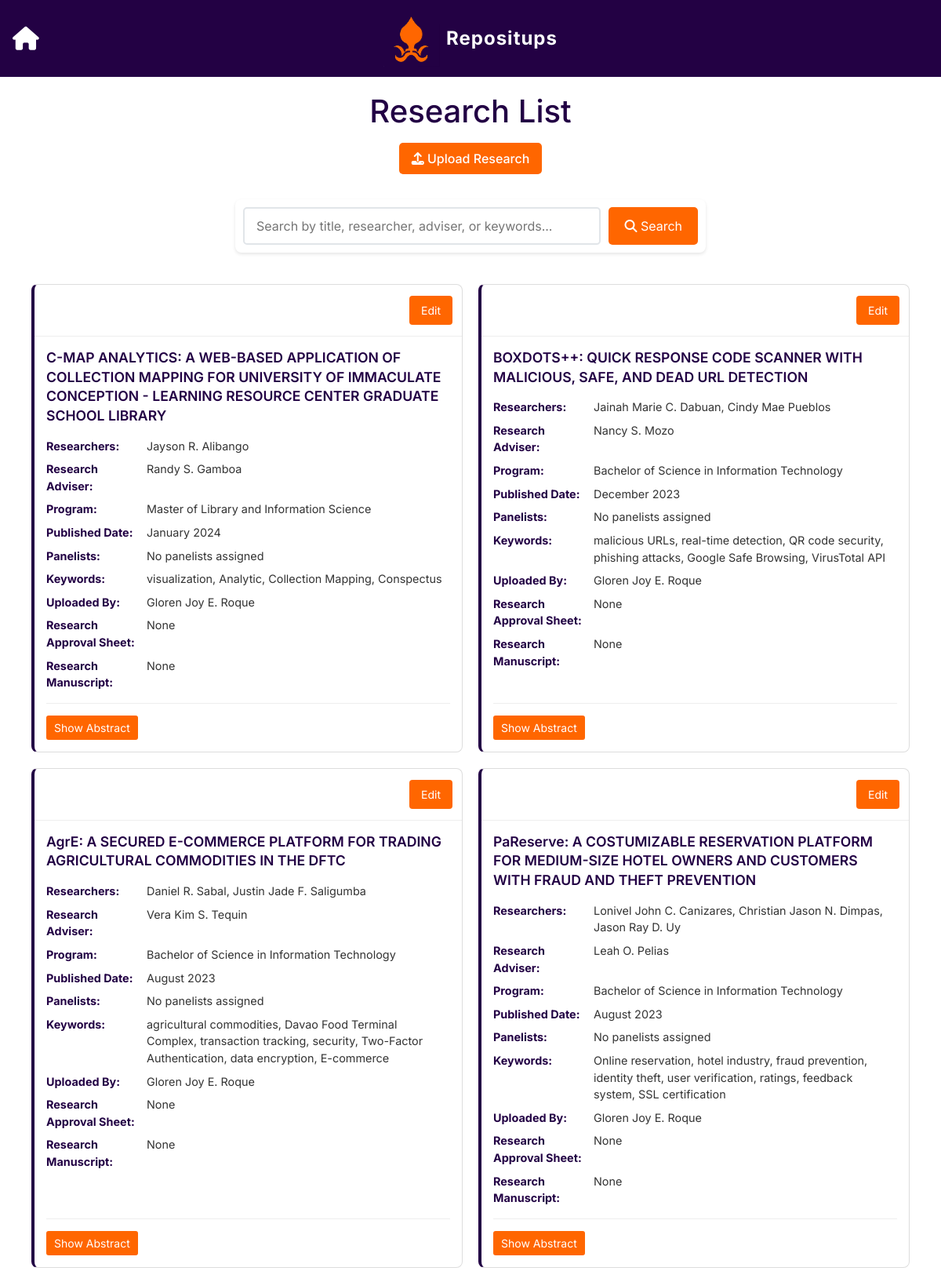
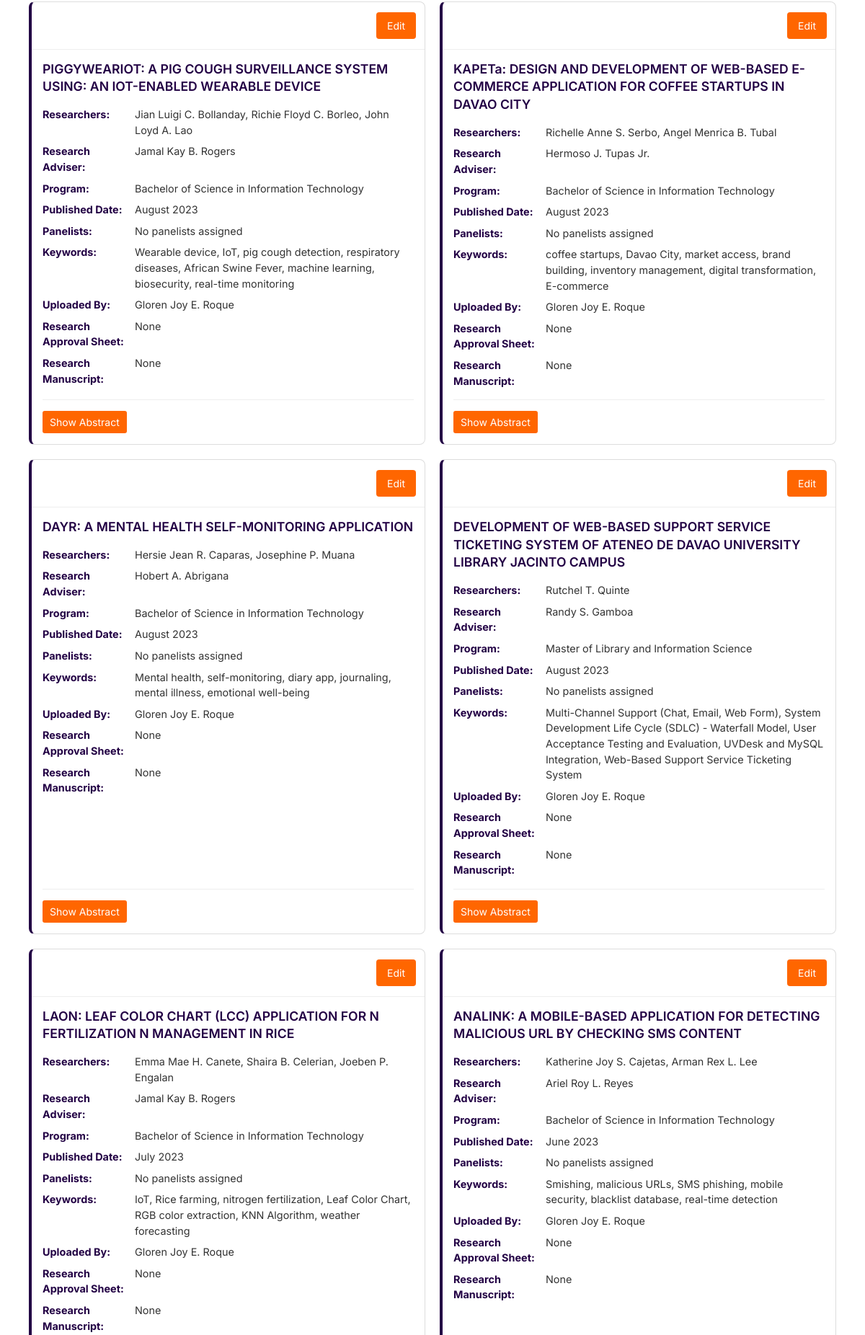
Page /list_page.php (signed in, upper part) on the committed database (2 pictures, top to bottom).
### tables this page shows
CREATE TABLE `research` (
  `researchID` int(11) NOT NULL,
  `uploadedBy` int(11) DEFAULT NULL,
  `researchTitle` varchar(255) NOT NULL,
  `researchAdviser` varchar(50) DEFAULT NULL,
  `program` enum('Bachelor of Science in Information Technology','Bachelor of Science in Computer Science','Bachelor of Library and Information Science','Master of Library and Information Science','Master in Information Technology') DEFAULT NULL,
  `publishedMonth` tinyint(4) DEFAULT NULL,
  `publishedYear` year(4) DEFAULT NULL,
  `researchAbstract` text DEFAULT NULL,
  `researchApprovalSheet` longblob DEFAULT NULL,
  `researchManuscript` longblob DEFAULT NULL
);

CREATE TABLE `faculty` (
  `facultyID` varchar(50) NOT NULL,
  `firstName` varchar(255) NOT NULL,
  `middleName` varchar(255) DEFAULT NULL,
  `lastName` varchar(255) NOT NULL,
  `position` varchar(100) DEFAULT NULL,
  `designation` varchar(100) DEFAULT NULL,
  `email` varchar(255) DEFAULT NULL,
  `ORCID` varchar(50) DEFAULT NULL,
  `contactNumber` varchar(50) DEFAULT NULL,
  `educationalAttainment` varchar(255) DEFAULT NULL,
  `fieldOfSpecialization` varchar(255) DEFAULT NULL,
  `researchInterest` varchar(255) DEFAULT NULL,
  `isPartOfCIC` tinyint(1) DEFAULT 1
);

CREATE TABLE `user` (
  `userID` int(11) NOT NULL,
  `studentID` varchar(50) DEFAULT NULL,
  `firstName` varchar(255) NOT NULL,
  `middleName` varchar(255) DEFAULT NULL,
  `lastName` varchar(255) NOT NULL,
  `contactNumber` varchar(15) DEFAULT NULL,
  `email` varchar(255) NOT NULL,
  `role` enum('Administrator','MCIIS Staff','Faculty','Student') NOT NULL,
  `password` varchar(255) NOT NULL,
  `createdTimestamp` timestamp NOT NULL DEFAULT current_timestamp()
);

### list_page.php (the view, shortened to what this page needs)
<?php
require_once 'config.php';
$searchCondition = '';
$sql = "SELECT
            r.researchID,
            r.researchTitle,
            r.program,
            r.publishedMonth,
            r.publishedYear,
            r.researchAbstract,
            r.researchApprovalSheet,
            r.researchManuscript,
            f.firstName AS adviserFirstName,
            f.middleName AS adviserMiddleName,
            f.lastName AS adviserLastName,
            u.firstName AS uploaderFirstName,
            u.middleName AS uploaderMiddleName,
            u.lastName AS uploaderLastName
        FROM research r
        LEFT JOIN faculty f ON r.researchAdviser = f.facultyID
        LEFT JOIN user u ON r.uploadedBy = u.userID
        $searchCondition
        ORDER BY r.publishedYear DESC, r.publishedMonth DESC";
$result = $conn->query($sql);
function getResearchers($conn, $researchID) {
    try {
        $sql = "SELECT firstName, middleName, lastName
                FROM researcher
                WHERE researchID = ?";
        $stmt = $conn->prepare($sql);
        $stmt->bind_param("i", $researchID);
        $stmt->execute();
        $researcherResult = $stmt->get_result();
        $researchers = [];
        while($row = $researcherResult->fetch_assoc()) {
            $fullName = $row['firstName'];
            if (!empty($row['middleName'])) {
                $fullName .= ' ' . $row['middleName'];
            }
            $fullName .= ' ' . $row['lastName'];
            $researchers[] = $fullName;
        }
        return empty($researchers) ? "No researchers assigned" : implode(", ", $researchers);
    } catch (Exception $e) {
        return "Error: " . $e->getMessage();
    }
}
function getPanelists($conn, $researchID) {
    try {
        $sql = "SELECT f.firstName, f.middleName, f.lastName
                FROM panel p
                JOIN faculty f ON p.facultyID = f.facultyID
                WHERE p.researchID = ?";
        $stmt = $conn->prepare($sql);
        $stmt->bind_param("i", $researchID);
        $stmt->execute();
        $panelistResult = $stmt->get_result();
        $panelists = [];
        while($row = $panelistResult->fetch_assoc()) {
            $fullName = $row['firstName'];
            if (!empty($row['middleName'])) {
                $fullName .= ' ' . $row['middleName'];
            }
            $fullName .= ' ' . $row['lastName'];
            $panelists[] = $fullName;
        }
        return empty($panelists) ? "No panelists assigned" : implode(", ", $panelists);
    } catch (Exception $e) {
        return "Error: " . $e->getMessage();
    }
}
function getKeywords($conn, $researchID) {
    try {
        $sql = "SELECT k.keywordName
                FROM researchkeyword rk
                JOIN keyword k ON rk.keywordID = k.keywordID
                WHERE rk.researchID = ?";
        $stmt = $conn->prepare($sql);
        $stmt->bind_param("i", $researchID);
        $stmt->execute();
        $keywordResult = $stmt->get_result();
        $keywords = [];
        while($row = $keywordResult->fetch_assoc()) {
            $keywords[] = $row['keywordName'];
        }
        return empty($keywords) ? "No keywords" : implode(", ", $keywords);
    } catch (Exception $e) {
        return "Error: " . $e->getMessage();
    }
}
?>
<!DOCTYPE html>
<html lang="en">
<head>
    <link rel="stylesheet" href="https://cdnjs.cloudflare.com/ajax/libs/bootstrap/5.3.0/css/bootstrap.min.css">
    <link rel="stylesheet" href="https://cdnjs.cloudflare.com/ajax/libs/font-awesome/6.4.0/css/all.min.css">
</head>
<body>
    <header>
        <nav class="navbar navbar-expand-lg navbar-dark">
            <div class="container-fluid position-relative justify-content-center">
                <a href="welcome.php" class="btn btn-outline-light me-2 show-hamburger border-0 home-btn"
                   style="position:absolute;left:0;top:50%;transform:translateY(-50%);z-index:1100;padding-left:16px;background:transparent;">
                    <i class="fas fa-home"></i>
                </a>
                <a class="navbar-brand mx-auto d-flex align-items-center justify-content-center" href="#">
                    <img src="images/octopus-logo.png" alt="Logo" class="navbar-logo me-2">
                    <span>Repositups</span>
                </a>
            </div>
        </nav>
    </header>
    <div class="main-content">
        <div class="title-section">
            <h1>Research List</h1>
            <a href="upload_research.php" class="upload-button">
                <i class="fas fa-upload"></i> Upload Research
            </a>
        </div>
        <div class="search-section">
            <form action="" method="GET" class="search-container">
                <input type="text"
                       name="search"
                       class="search-input"
                       placeholder="Search by title, researcher, adviser, or keywords..."
                       value="<?php echo isset($_GET['search']) ? htmlspecialchars($_GET['search']) : ''; ?>">
                <button type="submit" class="search-button">
                    <i class="fas fa-search"></i> Search
                </button>
            </form>
        </div>
        <?php if ($result && $result->num_rows > 0): ?>
            <ul class="research-list">
                <?php
                while($row = $result->fetch_assoc()):
                    $adviserName = isset($row['adviserFirstName']) ? $row['adviserFirstName'] : 'N/A';
                    if (!empty($row['adviserMiddleName'])) {
                        $adviserName .= ' ' . $row['adviserMiddleName'];
                    }
                    if (isset($row['adviserLastName'])) {
                        $adviserName .= ' ' . $row['adviserLastName'];
                    }
                    $uploaderName = isset($row['uploaderFirstName']) ? $row['uploaderFirstName'] : 'N/A';
                    if (!empty($row['uploaderMiddleName'])) {
                        $uploaderName .= ' ' . $row['uploaderMiddleName'];
                    }
                    if (isset($row['uploaderLastName'])) {
                        $uploaderName .= ' ' . $row['uploaderLastName'];
                    }
                    $publishedDate = '';
                    $monthNames = [
                        1 => 'January', 2 => 'February', 3 => 'March', 4 => 'April',
                        5 => 'May', 6 => 'June', 7 => 'July', 8 => 'August',
                        9 => 'September', 10 => 'October', 11 => 'November', 12 => 'December'
                    ];
                    $month = intval($row['publishedMonth']);
                    $monthName = $monthNames[$month] ?? $row['publishedMonth'];
                    if (!empty($monthName)) {
                        $publishedDate .= $monthName . ' ';
                    }
                    if (!empty($row['publishedYear'])) {
                        $publishedDate .= $row['publishedYear'];
                    }
                    try {
                        $researchers = getResearchers($conn, $row['researchID']);
                        $panelists = getPanelists($conn, $row['researchID']);
                        $keywords = getKeywords($conn, $row['researchID']);
                    } catch (Exception $e) {
                        echo "";
                        $researchers = "Error retrieving researchers";
                        $panelists = "Error retrieving panelists";
                        $keywords = "Error retrieving keywords";
                    }
                ?>
                <li class="research-item">
                    <div class="edit-container">
                        <a href="edit_research.php?id=<?php echo $row['researchID']; ?>" class="edit-button">Edit</a>
                    </div>
                    <div class="research-content">
                        <div class="research-title">
                            <?php echo htmlspecialchars($row['researchTitle'] ?? 'Untitled Research'); ?>
                        </div>
                        <div class="research-details">
                            <div class="research-label">Researchers:</div>
                            <div class="research-value"><?php echo htmlspecialchars($researchers); ?></div>
                            <div class="research-label">Research Adviser:</div>
                            <div class="research-value"><?php echo htmlspecialchars($adviserName); ?></div>
                            <div class="research-label">Program:</div>
                            <div class="research-value"><?php echo htmlspecialchars($row['program'] ?? 'N/A'); ?></div>
                            <div class="research-label">Published Date:</div>
                            <div class="research-value"><?php echo htmlspecialchars($publishedDate); ?></div>
                            <div class="research-label">Panelists:</div>
                            <div class="research-value"><?php echo htmlspecialchars($panelists); ?></div>
                            <div class="research-label">Keywords:</div>
                            <div class="research-value"><?php echo htmlspecialchars($keywords); ?></div>
                            <div class="research-label">Uploaded By:</div>
                            <div class="research-value"><?php echo htmlspecialchars($uploaderName); ?></div>
                            <div class="research-label">Research Approval Sheet:</div>
                            <div class="research-value">
                                <?php if (!empty($row['researchApprovalSheet'])): ?>
                                    <a href="download_file.php?type=approval&id=<?php echo $row['researchID']; ?>&preview=true"
                                       class="file-link"
                                       target="_blank">
                                        <i class="fas fa-eye"></i> View
                                    </a>
                                    <a href="download_file.php?type=approval&id=<?php echo $row['researchID']; ?>"
                                       class="file-link">
                                        <i class="fas fa-download"></i> Download
                                    </a>
                                <?php else: ?>
                                    None
                                <?php endif; ?>
                            </div>
                            <div class="research-label">Research Manuscript:</div>
                            <div class="research-value">
                                <?php if (!empty($row['researchManuscript'])): ?>
                                    <a href="download_file.php?type=manuscript&id=<?php echo $row['researchID']; ?>&preview=true"
                                       class="file-link"
                                       target="_blank">
                                        <i class="fas fa-eye"></i> View
                                    </a>
                                    <a href="download_file.php?type=manuscript&id=<?php echo $row['researchID']; ?>"
                                       class="file-link">
                                        <i class="fas fa-download"></i> Download
                                    </a>
                                <?php else: ?>
                                    None
                                <?php endif; ?>
                            </div>
                        </div>
                        <div class="abstract-container">
                            <button class="abstract-toggle" onclick="toggleAbstract(this)">Show Abstract</button>
                        </div>
                    </div>
                </li>
                <?php endwhile; ?>
            </ul>
        <?php else: ?>
            <p>No research entries found. <?php echo $conn->error ? "Database error: " . htmlspecialchars($conn->error) : ""; ?></p>
        <?php endif; ?>
    </div>
</body>
</html>

### list_page.php (style rules this page uses)
body { font-family: 'Inter', -apple-system, BlinkMacSystemFont, 'Segoe UI', Roboto, Oxygen, Ubuntu, Cantarell, sans-serif; margin: 0; min-height: 100vh; display: flex; flex-direction: column; }
.navbar { width: 100%; padding: 0.5rem 0; background-color: rgb(35, 1, 68) !important; }
.container-fluid { padding: 0 1rem; }
.main-content { padding: 20px; flex: 1; }
.navbar-brand { font-weight: bold; letter-spacing: 1px; font-size: clamp(1.1rem, 2vw, 2rem); font-family: "Inter", -apple-system, BlinkMacSystemFont, "Segoe UI", Roboto, Oxygen, Ubuntu, Cantarell, sans-serif; }
.navbar-logo { height: clamp(32px, 6vw, 80px); width: auto; }
.home-btn { font-size: clamp(1.5rem, 2.5vw, 2.5rem); padding: clamp(0.8rem, 1.5vw, 1.5rem); transition: background-color 0.3s ease, color 0.3s ease; background: transparent; color: inherit; }
.home-btn i { display: block; line-height: 1; color: white; transition: color 0.3s ease; }
.title-section { text-align: center; margin-bottom: 2rem; }
.title-section h1 { color: #220044; margin-bottom: 1rem; }
.upload-button { display: inline-block; background-color: #FF6600; color: white; padding: 8px 16px; text-decoration: none; border-radius: 5px; font-weight: 500; transition: background-color 0.3s ease; }
.research-list { display: grid; grid-template-columns: repeat(auto-fill, minmax(400px, 1fr)); gap: 20px; padding: 20px; list-style-type: none; margin: 0; }
.research-item { border: 1px solid #ddd; border-radius: 8px; background-color: #fff; height: 100%; display: flex; flex-direction: column; border-left: 4px solid #220044; transition: transform 0.2s, box-shadow 0.2s; }
.edit-container { padding: 10px; border-bottom: 1px solid #eee; text-align: right; }
.edit-button { background-color: #FF6600; border: none; color: white; padding: 8px 15px; text-align: center; text-decoration: none; display: inline-block; font-size: 14px; margin: 4px 2px; cursor: pointer; border-radius: 4px; }
.research-content { flex: 1; padding: 15px; display: flex; flex-direction: column; }
.research-title { font-size: 1.1rem; font-weight: 600; margin-bottom: 15px; color: #220044; line-height: 1.4; }
.research-details { display: grid; grid-template-columns: 120px 1fr; gap: 8px; font-size: 0.9rem; margin-bottom: 15px; }
.research-label { font-weight: bold; color: #220044; }
.research-value { color: #333; }
.abstract-container { margin-top: auto; padding-top: 15px; border-top: 1px solid #eee; }
.abstract-toggle { background-color: #FF6600; border: none; padding: 5px 10px; border-radius: 3px; cursor: pointer; font-size: 14px; color: white; }
.search-section { margin: 20px auto; max-width: 600px; }
.search-container { display: flex; gap: 10px; padding: 10px; background: white; border-radius: 8px; box-shadow: 0 2px 4px rgba(0,0,0,0.1); }
.search-input { flex: 1; padding: 10px 15px; border: 2px solid #e1e5e9; border-radius: 5px; font-family: inherit; font-size: 1rem; transition: all 0.3s ease; }
.search-button { background-color: #FF6600; color: white; border: none; padding: 10px 20px; border-radius: 5px; cursor: pointer; transition: background-color 0.3s ease; }

### rows in the picture
research: researchTitle "C-MAP ANALYTICS: A WEB-BASED APPLICATION OF COLLECTION MAPPING FOR UNIVERSITY OF IMMACULATE CONCEPTION - LEARNING RESOURCE CENTER GRADUATE SCHOOL LIBRARY", researchers "Jayson R. Alibango", researchAdviser.lastName "Randy S. Gamboa", program "Master of Library and Information Science", publishedDate "January 2024", panelists "No panelists assigned", keywords "visualization, Analytic, Collection Mapping, Conspectus", uploadedBy.lastName "Gloren Joy E. Roque", shows "None"
research: researchTitle "BOXDOTS++: QUICK RESPONSE CODE SCANNER WITH MALICIOUS, SAFE, AND DEAD URL DETECTION", researchers "Jainah Marie C. Dabuan, Cindy Mae Pueblos", researchAdviser.lastName "Nancy S. Mozo", program "Bachelor of Science in Information Technology", publishedDate "December 2023", panelists "No panelists assigned", keywords "malicious URLs, real-time detection, QR code security, phishing attacks, Google Safe Browsing, VirusTotal API", uploadedBy.lastName "Gloren Joy E. Roque", shows "None"
research: researchTitle "AgrE: A SECURED E-COMMERCE PLATFORM FOR TRADING AGRICULTURAL COMMODITIES IN THE DFTC", researchers "Daniel R. Sabal, Justin Jade F. Saligumba", researchAdviser.lastName "Vera Kim S. Tequin", program "Bachelor of Science in Information Technology", publishedDate "August 2023", panelists "No panelists assigned", keywords "agricultural commodities, Davao Food Terminal Complex, transaction tracking, security, Two-Factor Authentication, data encryption, E-commerce", uploadedBy.lastName "Gloren Joy E. Roque", shows "None"
research: researchTitle "PaReserve: A COSTUMIZABLE RESERVATION PLATFORM FOR MEDIUM-SIZE HOTEL OWNERS AND CUSTOMERS WITH FRAUD AND THEFT PREVENTION", researchers "Lonivel John C. Canizares, Christian Jason N. Dimpas, Jason Ray D. Uy", researchAdviser.lastName "Leah O. Pelias", program "Bachelor of Science in Information Technology", publishedDate "August 2023", panelists "No panelists assigned", keywords "Online reservation, hotel industry, fraud prevention, identity theft, user verification, ratings, feedback system, SSL certification", uploadedBy.lastName "Gloren Joy E. Roque", shows "None"
research: researchTitle "PIGGYWEARIOT: A PIG COUGH SURVEILLANCE SYSTEM USING: AN IOT-ENABLED WEARABLE DEVICE", researchers "Jian Luigi C. Bollanday, Richie Floyd C. Borleo, John Loyd A. Lao", researchAdviser.lastName "Jamal Kay B. Rogers", program "Bachelor of Science in Information Technology", publishedDate "August 2023", panelists "No panelists assigned", keywords "Wearable device, IoT, pig cough detection, respiratory diseases, African Swine Fever, machine learning, biosecurity, real-time monitoring", uploadedBy.lastName "Gloren Joy E. Roque", shows "None"
research: researchTitle "KAPETa: DESIGN AND DEVELOPMENT OF WEB-BASED E-COMMERCE APPLICATION FOR COFFEE STARTUPS IN DAVAO CITY", researchers "Richelle Anne S. Serbo, Angel Menrica B. Tubal", researchAdviser.lastName "Hermoso J. Tupas Jr.", program "Bachelor of Science in Information Technology", publishedDate "August 2023", panelists "No panelists assigned", keywords "coffee startups, Davao City, market access, brand building, inventory management, digital transformation, E-commerce", uploadedBy.lastName "Gloren Joy E. Roque", shows "None"
research: researchTitle "DAYR: A MENTAL HEALTH SELF-MONITORING APPLICATION", researchers "Hersie Jean R. Caparas, Josephine P. Muana", researchAdviser.lastName "Hobert A. Abrigana", program "Bachelor of Science in Information Technology", publishedDate "August 2023", panelists "No panelists assigned", keywords "Mental health, self-monitoring, diary app, journaling, mental illness, emotional well-being", uploadedBy.lastName "Gloren Joy E. Roque", shows "None"
research: researchTitle "DEVELOPMENT OF WEB-BASED SUPPORT SERVICE TICKETING SYSTEM OF ATENEO DE DAVAO UNIVERSITY LIBRARY JACINTO CAMPUS", researchers "Rutchel T. Quinte", researchAdviser.lastName "Randy S. Gamboa", program "Master of Library and Information Science", publishedDate "August 2023", panelists "No panelists assigned", keywords "Multi-Channel Support (Chat, Email, Web Form), System Development Life Cycle (SDLC) - Waterfall Model, User Acceptance Testing and Evaluation, UVDesk and MySQL Integration, Web-Based Support Service Ticketing System", uploadedBy.lastName "Gloren Joy E. Roque", shows "None"
research: researchTitle "LAON: LEAF COLOR CHART (LCC) APPLICATION FOR N FERTILIZATION N MANAGEMENT IN RICE", researchers "Emma Mae H. Canete, Shaira B. Celerian, Joeben P. Engalan", researchAdviser.lastName "Jamal Kay B. Rogers", program "Bachelor of Science in Information Technology", publishedDate "July 2023", panelists "No panelists assigned", keywords "IoT, Rice farming, nitrogen fertilization, Leaf Color Chart, RGB color extraction, KNN Algorithm, weather forecasting", uploadedBy.lastName "Gloren Joy E. Roque", shows "None"
research: researchTitle "ANALINK: A MOBILE-BASED APPLICATION FOR DETECTING MALICIOUS URL BY CHECKING SMS CONTENT", researchers "Katherine Joy S. Cajetas, Arman Rex L. Lee", researchAdviser.lastName "Ariel Roy L. Reyes", program "Bachelor of Science in Information Technology", publishedDate "June 2023", panelists "No panelists assigned", keywords "Smishing, malicious URLs, SMS phishing, mobile security, blacklist database, real-time detection", uploadedBy.lastName "Gloren Joy E. Roque", shows "None"
